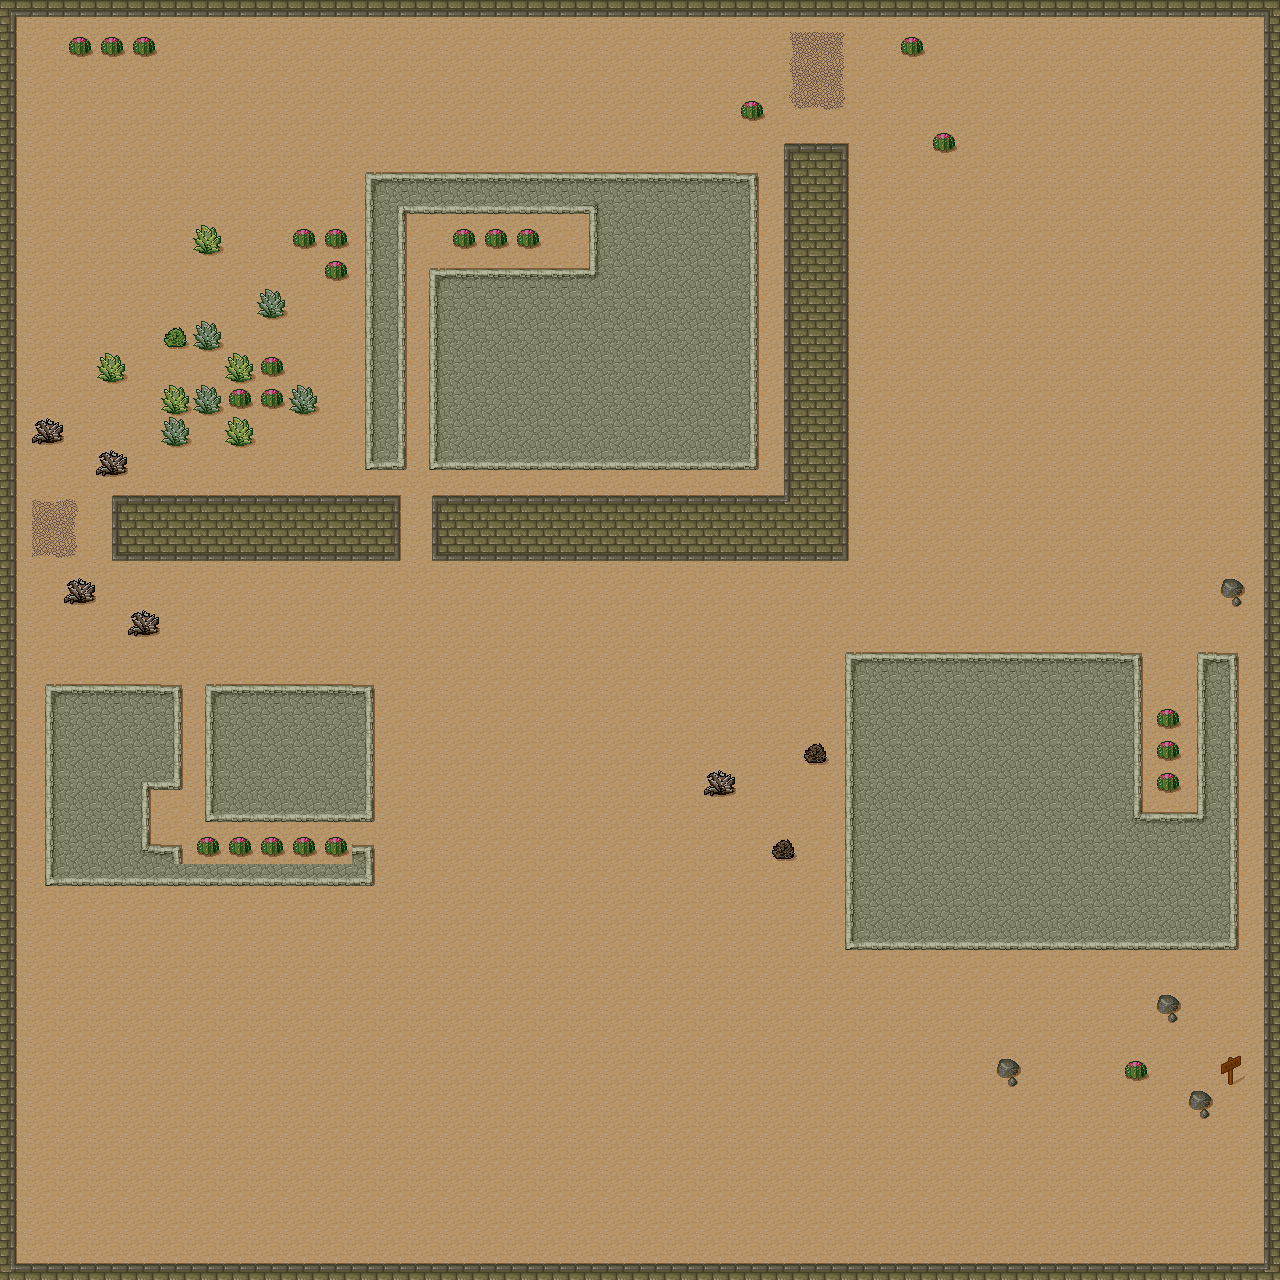

Rendered tile map (Tiled .tmx) drawn with the repository's tilesets; below, a short description and the map source with its tile grids summarised:
An orthogonal 40x40 tile map with 32x32 px tiles, 1 tile layer (Ground) and 4 objects.

<map version="2017.05.26" orientation="orthogonal" renderorder="right-down" width="40" height="40" tilewidth="32" tileheight="32" nextobjectid="109">
 <tileset firstgid="1" source="desert.tsx" />
 <objectgroup name="exit">
  <object id="108" x="1228" y="1064" width="6" height="13" />
 </objectgroup>
 <objectgroup name="pic_objs">
  <object id="105" x="76" y="42" width="6" height="7">
   <ellipse />
  </object>
  <object id="106" x="109" y="44" width="8" height="7">
   <ellipse />
  </object>
  <object id="107" x="135" y="44" width="9" height="7">
   <ellipse />
  </object>
 </objectgroup>
 <objectgroup name="boxes" />
 <layer name="Ground" width="40" height="40" opacity="0.72">
  <data>[1600 cells, 1600 non-empty, 43 distinct tile ids]</data>
 </layer>
</map>
